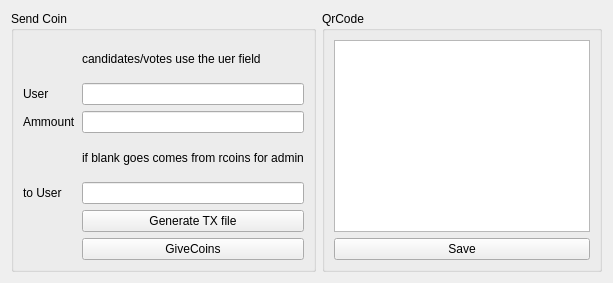
          <widget class="QWidget" name="tab_4">
           <attribute name="title">
            <string>Send</string>
           </attribute>
           <layout class="QGridLayout" name="gridLayout_23">
            <item row="0" column="0">
             <widget class="QGroupBox" name="groupBox_3">
              <property name="title">
               <string>Send Coin</string>
              </property>
              <layout class="QGridLayout" name="gridLayout_7">
               <item row="6" column="1">
                <widget class="QLineEdit" name="givecoinsid2">
                 <property name="text">
                  <string/>
                 </property>
                </widget>
               </item>
               <item row="0" column="1">
                <widget class="QLabel" name="label_35">
                 <property name="text">
                  <string>candidates/votes use the uer field</string>
                 </property>
                </widget>
               </item>
               <item row="6" column="0">
                <widget class="QLabel" name="label_33">
                 <property name="text">
                  <string>to User</string>
                 </property>
                </widget>
               </item>
               <item row="8" column="1">
                <widget class="QPushButton" name="SendCoins">
                 <property name="text">
                  <string>GiveCoins</string>
                 </property>
                </widget>
               </item>
               <item row="2" column="0">
                <widget class="QLabel" name="label_24">
                 <property name="text">
                  <string>User</string>
                 </property>
                </widget>
               </item>
               <item row="2" column="1">
                <widget class="QLineEdit" name="givecoinsid"/>
               </item>
               <item row="3" column="1">
                <widget class="QLineEdit" name="givecoinsammount"/>
               </item>
               <item row="3" column="0">
                <widget class="QLabel" name="label_23">
                 <property name="text">
                  <string>Ammount</string>
                 </property>
                </widget>
               </item>
               <item row="7" column="1">
                <widget class="QPushButton" name="generatetx">
                 <property name="text">
                  <string>Generate TX file</string>
                 </property>
                </widget>
               </item>
               <item row="4" column="1">
                <widget class="QLabel" name="label_34">
                 <property name="text">
                  <string>if blank goes comes from rcoins for admin</string>
                 </property>
                </widget>
               </item>
              </layout>
             </widget>
            </item>
            <item row="0" column="1">
             <widget class="QGroupBox" name="groupBox_9">
              <property name="title">
               <string>QrCode</string>
              </property>
              <layout class="QGridLayout" name="gridLayout_20">
               <item row="0" column="0">
                <widget class="QGraphicsView" name="sendqrcode"/>
               </item>
               <item row="1" column="0">
                <widget class="QPushButton" name="sendSaveqr">
                 <property name="text">
                  <string>Save</string>
                 </property>
                </widget>
               </item>
              </layout>
             </widget>
            </item>
           </layout>
          </widget>
